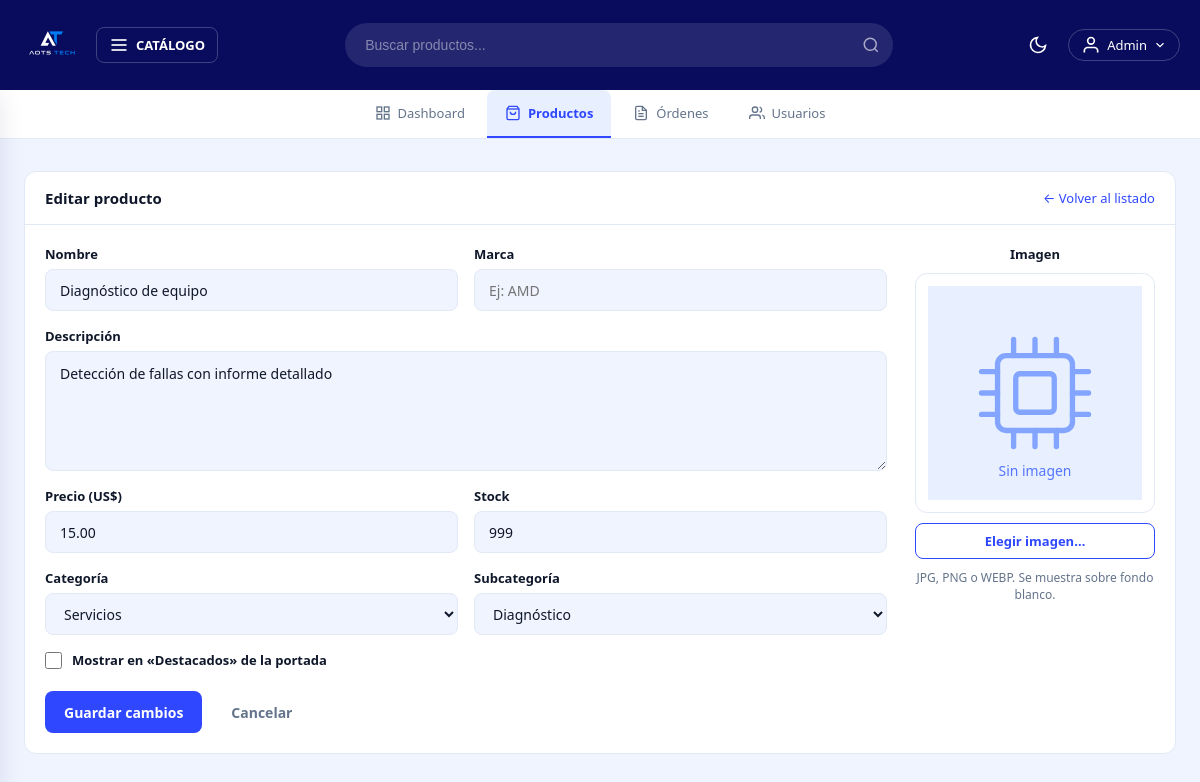
Screenshot of /admin/productos/editar?id=51 (signed in) with the database file from the repository.
### tables this page shows
CREATE TABLE productos (
    id              INT AUTO_INCREMENT PRIMARY KEY,
    nombre          VARCHAR(120)  NOT NULL,
    marca           VARCHAR(60)   NOT NULL DEFAULT '',
    descripcion     TEXT          NOT NULL,
    precio          DECIMAL(10,2) NOT NULL,
    stock           INT           NOT NULL DEFAULT 0,
    imagen          VARCHAR(255)  DEFAULT 'default.webp',
    subcategoria_id INT           NOT NULL,
    destacado       TINYINT(1)    NOT NULL DEFAULT 0,
    creado_en       TIMESTAMP     DEFAULT CURRENT_TIMESTAMP,
    CONSTRAINT fk_producto_subcategoria FOREIGN KEY (subcategoria_id) REFERENCES subcategorias(id)
);

CREATE TABLE subcategorias (
    id           INT AUTO_INCREMENT PRIMARY KEY,
    nombre       VARCHAR(80)  NOT NULL,
    slug         VARCHAR(80)  NOT NULL UNIQUE,
    categoria_id INT          NOT NULL,
    descripcion  VARCHAR(255) DEFAULT '',
    CONSTRAINT fk_sub_categoria FOREIGN KEY (categoria_id) REFERENCES categorias(id)
);

CREATE TABLE categorias (
    id          INT AUTO_INCREMENT PRIMARY KEY,
    nombre      VARCHAR(80)  NOT NULL,
    slug        VARCHAR(80)  NOT NULL UNIQUE,
    descripcion VARCHAR(255) DEFAULT ''
);

### controllers/AdminController.php (called while the page is built, shortened)
<?php
class AdminController {
    public static function editarProducto(Router $router) {
        $id = filter_var($_GET['id'] ?? 0, FILTER_VALIDATE_INT);
        $producto = Producto::find($id);
        $categorias    = Categoria::all('ASC');
        $subcategorias = Subcategoria::all('ASC');
        $router->render('admin/productos/editar', [
            'titulo'        => 'Editar producto',
            'producto'      => $producto,
            'categorias'    => $categorias,
            'subcategorias' => $subcategorias,
            'alertas'       => Producto::getAlertas()
        ]);
    }
}

### public/index.php (called while the page is built, shortened)
<?php
require_once __DIR__ . '/../includes/app.php';
$router = new Router();
$router->get('/',         [PaginasController::class, 'index']);
$router->get('/sobre',    [PaginasController::class, 'sobre']);
$router->get('/contacto', [PaginasController::class, 'contacto']);
$router->get('/garantia', [PaginasController::class, 'garantia']);
$router->post('/contacto',[PaginasController::class, 'contacto']);
$router->get('/404',      [PaginasController::class, 'error']);
$router->get('/producto', [PaginasController::class, 'producto']);
$router->get('/categoria-producto/categoria',    [PaginasController::class, 'categoria']);
$router->get('/categoria-producto/subcategoria', [PaginasController::class, 'subcategoria']);
$router->get('/buscar', [BuscadorController::class, 'buscar']);
$router->get('/login',        [AuthController::class, 'login']);
$router->post('/login',       [AuthController::class, 'login']);
$router->post('/logout',      [AuthController::class, 'logout']);
$router->get('/registro',     [AuthController::class, 'registro']);
$router->post('/registro',    [AuthController::class, 'registro']);
$router->get('/confirmar',    [AuthController::class, 'confirmar']);
$router->get('/olvide',       [AuthController::class, 'olvide']);
$router->post('/olvide',      [AuthController::class, 'olvide']);
$router->get('/restablecer',  [AuthController::class, 'restablecer']);
$router->post('/restablecer', [AuthController::class, 'restablecer']);
$router->get('/mensaje',      [AuthController::class, 'mensaje']);
$router->get('/carrito',             [CarritoController::class, 'index']);
$router->post('/carrito/agregar',    [CarritoController::class, 'agregar']);
$router->post('/carrito/actualizar', [CarritoController::class, 'actualizar']);
$router->post('/carrito/eliminar',   [CarritoController::class, 'eliminar']);
$router->post('/carrito/vaciar',     [CarritoController::class, 'vaciar']);
$router->get('/checkout',           [OrdenController::class, 'checkout']);
$router->post('/checkout',          [OrdenController::class, 'checkout']);
$router->get('/orden/confirmacion', [OrdenController::class, 'confirmacion']);
$router->get('/mis-pedidos',        [OrdenController::class, 'misPedidos']);
$router->get('/cuenta',            [UsuarioController::class, 'dashboard']);
$router->get('/cuenta/modificar',  [UsuarioController::class, 'modificar']);
$router->post('/cuenta/modificar', [UsuarioController::class, 'modificar']);
$router->get('/admin/dashboard', [AdminController::class, 'dashboard']);
$router->get('/admin/productos',           [AdminController::class, 'productos']);
$router->get('/admin/productos/crear',     [AdminController::class, 'crearProducto']);
$router->post('/admin/productos/crear',    [AdminController::class, 'crearProducto']);
$router->get('/admin/productos/editar',    [AdminController::class, 'editarProducto']);
$router->post('/admin/productos/editar',   [AdminController::class, 'editarProducto']);
$router->post('/admin/productos/eliminar', [AdminController::class, 'eliminarProducto']);
$router->get('/admin/ordenes',        [AdminController::class, 'ordenes']);
$router->get('/admin/ordenes/crear',  [AdminController::class, 'crearOrden']);
$router->post('/admin/ordenes/crear', [AdminController::class, 'crearOrden']);
$router->get('/admin/usuarios',       [AdminController::class, 'usuarios']);
$router->comprobarRutas();

### includes/app.php (called while the page is built, shortened)
<?php
require __DIR__ . '/funciones.php';
spl_autoload_register(function($class) {
    $base  = __DIR__ . '/..';
    $class = str_replace('\\', '/', $class);
    $rutas = [
        $base . '/' . strtolower(explode('/', $class)[0]) . 's/' . basename($class) . '.php',
        $base . '/models/'      . basename($class) . '.php',
        $base . '/controllers/' . basename($class) . '.php',
        $base . '/router/'      . basename($class) . '.php',
    ];
    foreach($rutas as $ruta) {
        if(file_exists($ruta)) {
            return;
        }
    }
});

### models/ActiveRecord.php (called while the page is built, shortened)
<?php
class ActiveRecord {
    protected static $db;
    protected static $tabla = '';
    public static function setDB($database) {
        self::$db = $database;
    }
    public static function consultarSQL($query) {
        $resultado = self::$db->query($query);
        $array = [];
        while($registro = $resultado->fetch_assoc()) {
            $array[] = static::crearObjeto($registro);
        }
        return $array;
    }
    protected static function crearObjeto($registro) {
        $objeto = new static;
        foreach($registro as $key => $value) {
            if(property_exists($objeto, $key)) {
                $objeto->$key = $value;
            }
        }
        return $objeto;
    }
    public static function all($orden = 'DESC') {
        $query = "SELECT * FROM " . static::$tabla . " ORDER BY id {$orden}";
        return self::consultarSQL($query);
    }
    public static function find($id) {
        $id = (int) $id;
        $query = "SELECT * FROM " . static::$tabla . " WHERE id = {$id}";
        $resultado = self::consultarSQL($query);
        return array_shift($resultado);
    }
}

### includes/funciones.php (called while the page is built, shortened)
<?php
function s($html) : string {
    return htmlspecialchars($html ?? '');
}

### models/Producto.php (called while the page is built, shortened)
<?php
class Producto extends ActiveRecord
{
    public function __construct($args = [])
    {
        $this->marca           = $args['marca']           ?? '';
        $this->imagen          = $args['imagen']          ?? 'default.webp';
    }
}

### views/admin/productos/_form.php (the view, shortened to what this page needs)
<?php
$subcategoria_actual = null;
foreach ($subcategorias as $sub) {
    if ($sub->id == $producto->subcategoria_id) { $subcategoria_actual = $sub; break; }
}
$categoria_actual_id = $subcategoria_actual->categoria_id ?? ($categorias[0]->id ?? 0);
?>
<div class="admin-form__grid">
    <div class="admin-form__col">
        <div class="admin-form__fila">
            <div class="campo">
                <label class="campo__label" for="nombre">Nombre</label>
                <input class="campo__input" id="nombre" name="nombre" type="text"
                       value="<?= s($producto->nombre) ?>" placeholder="Ej: AMD Ryzen 7 7800X3D" required>
            </div>
            <div class="campo">
                <label class="campo__label" for="marca">Marca</label>
                <input class="campo__input" id="marca" name="marca" type="text"
                       value="<?= s($producto->marca) ?>" placeholder="Ej: AMD">
            </div>
        </div>
        <div class="campo">
            <label class="campo__label" for="descripcion">Descripción</label>
            <textarea class="campo__textarea" id="descripcion" name="descripcion"
                      placeholder="Características principales del producto" required><?= s($producto->descripcion) ?></textarea>
        </div>
        <div class="admin-form__fila">
            <div class="campo">
                <label class="campo__label" for="precio">Precio (US$)</label>
                <input class="campo__input" id="precio" name="precio" type="number"
                       min="0.01" step="0.01" value="<?= s($producto->precio ?: '') ?>" required>
            </div>
            <div class="campo">
                <label class="campo__label" for="stock">Stock</label>
                <input class="campo__input" id="stock" name="stock" type="number"
                       min="0" step="1" value="<?= s($producto->stock !== '' ? $producto->stock : '') ?>" required>
            </div>
        </div>
        <div class="admin-form__fila">
            <div class="campo">
                <label class="campo__label" for="selectCategoria">Categoría</label>
                <select class="campo__select" id="selectCategoria">
                    <?php foreach ($categorias as $categoria): ?>
                        <option value="<?= (int) $categoria->id ?>"
                            <?= $categoria->id == $categoria_actual_id ? 'selected' : '' ?>>
                            <?= s($categoria->nombre) ?>
                        </option>
                    <?php endforeach; ?>
                </select>
            </div>
            <div class="campo">
                <label class="campo__label" for="selectSubcategoria">Subcategoría</label>
                <select class="campo__select" id="selectSubcategoria" name="subcategoria_id"
                        data-actual="<?= (int) $producto->subcategoria_id ?>" required></select>
            </div>
        </div>
        <label class="campo campo--checkbox">
            <input type="checkbox" name="destacado" value="1" <?= $producto->destacado ? 'checked' : '' ?>>
            <span class="campo__label">Mostrar en «Destacados» de la portada</span>
        </label>
    </div>
    <div class="admin-form__col admin-form__col--imagen">
        <p class="campo__label">Imagen</p>
        <img id="previewImagen"
             class="admin-form__preview"
             src="/img/productos/<?= s($producto->imagen) ?>"
             alt="Vista previa"
             onerror="this.onerror=null;this.src='/img/placeholder.svg'">
        <label class="boton boton--secundario boton--sm admin-form__file">
            Elegir imagen…
        </label>
        <p class="campo__ayuda">JPG, PNG o WEBP. Se muestra sobre fondo blanco.</p>
    </div>
</div>

### public/css/estilo.css (style rules this page uses)
:root { --c50: #e8f0ff; --c100: #d4e2ff; --c200: #b2c9ff; --c300: #84a5ff; --c400: #5475ff; --c500: #2e47ff; --c600: #0a15ff; --c800: #050dce; --c900: #101aad; --c950: #090c5d; --nav-h: 90px; --bg: #f0f4ff; --bg-card: #ffffff; --bg-panel: #ffffff; --border: #e2e8f5; --text: #0f172a; --text-muted:#64748b; --shadow: 0 4px 24px rgba(9,12,93,.10); }
*, *::before, *::after { box-sizing: border-box; margin: 0; padding: 0; }
html { scroll-behavior: smooth; }
body { font-family: system-ui, -apple-system, sans-serif; background: var(--bg); color: var(--text); transition: background .3s, color .3s; min-height: 100vh; }
html, body { overflow-x: clip; }
img { display: block; max-width: 100%; }
:root { --danger: #e53e3e; --exito: #38a169; --aviso: #ed8936; }
.boton { display: inline-flex; align-items: center; justify-content: center; gap: 8px; border: 1.5px solid transparent; border-radius: 8px; font-size: 14px; font-weight: 600; padding: 0 18px; height: 42px; transition: background .15s, border-color .15s, color .15s; text-decoration: none; cursor: pointer; }
.boton--secundario { background: transparent; border-color: var(--c500); color: var(--c500); }
.boton--sm { height: 36px; font-size: 13px; padding: 0 14px; }
.campo { display: flex; flex-direction: column; gap: 6px; }
.campo__label { font-size: 13px; font-weight: 600; color: var(--text); }
.campo__input, .campo__textarea, .campo__select { width: 100%; border: 1.5px solid var(--border); border-radius: 8px; padding: 0 14px; font-size: 14px; font-family: inherit; color: var(--text); background: var(--bg); outline: none; transition: border-color .15s; }
.campo__input, .campo__select { height: 42px; }
.campo__textarea { padding: 12px 14px; min-height: 120px; resize: vertical; }
.campo__ayuda { font-size: 12px; color: var(--text-muted); }
.admin-form__grid { display: grid; grid-template-columns: minmax(0, 1fr) 240px; gap: 28px; align-items: start; }
.admin-form__col { display: flex; flex-direction: column; gap: 16px; }
.admin-form__fila { display: grid; grid-template-columns: 1fr 1fr; gap: 16px; }
.admin-form__col--imagen { align-items: stretch; text-align: center; gap: 10px; }
.admin-form__preview { width: 100%; aspect-ratio: 1 / 1; object-fit: contain; background: #fff; border: 1px solid var(--border); border-radius: 12px; padding: 12px; }
.admin-form__file { position: relative; overflow: hidden; }
.campo--checkbox { flex-direction: row; align-items: center; gap: 10px; }
.campo--checkbox input[type="checkbox"] { width: 17px; height: 17px; accent-color: var(--c500); }
input[type="number"] { -moz-appearance: textfield; }

### rows the page displays
productos: nombre "Diagnóstico de equipo", descripcion "Detección de fallas con informe detallado", precio "15.00", stock "999", subcategoria_id "Diagnóstico"
subcategorias: categoria.nombre "Servicios"

### other values shown
s($_SESSION['nombre']) "Admin"
